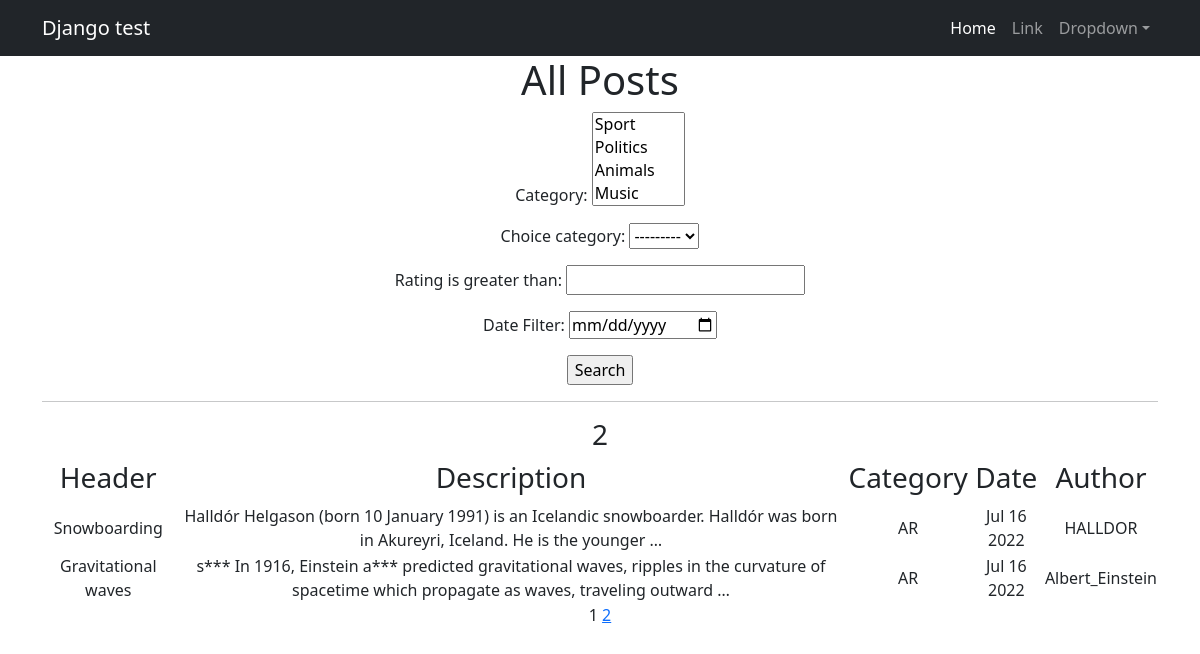
The page /posts/news/search on the database its author committed.
### newsportal/models.py (models this page shows, shortened)
class Post(models.Model):
    author = models.ForeignKey(Author, on_delete=models.CASCADE)
    choice_category = models.CharField(max_length=2, choices=CATEGORY_NAME)
    date_time_auto = models.DateTimeField(auto_now_add=True)
    category = models.ManyToManyField(Category, through='PostCategory')
    header_news = models.CharField(max_length=155)
    post_text = models.TextField()
    rating = models.IntegerField(default=0)

class Author(models.Model):
    user = models.OneToOneField(User, on_delete=models.CASCADE)
    rating = models.IntegerField(default=0)

### newsportal/views.py (the view)
# urls.py: path('news/search', PostSearch.as_view(), name='post_list'),
class PostSearch(ListView):
    model = Post
    ordering = '-rating'
    template_name = 'search_post.html'
    context_object_name = 'posts'
    paginate_by = 2
    def get_queryset(self):
        queryset = super().get_queryset()
        self.filterset = PostFilter(self.request.GET, queryset)
        return self.filterset.qs
    def get_context_data(self, **kwargs):
        context = super().get_context_data(**kwargs)
        context['filterset'] = self.filterset
        return context

### newsportal/models.py (called while the page is built)
    def __str__(self):
        return self.category_name

### newsportal/templatetags/poll_extras.py (called while the page is built)
@register.filter()
def censor(value):
    censored_value = ' '.join(f"{i[0]}***" if i in bad_words else i for i in value.split())
    return censored_value

### templates/search_post.html (shortened to what this page needs)
{% extends 'newsportal/default.html' %}
{% load poll_extras %}
{% block content %}
<h1>All Posts</h1>
   <form action="" method="get">
       {{ filterset.form.as_p }}
       <input type="submit" value="Search" />
   </form>
    <hr>
   <h3>{{ posts|length }}</h3>
    {% if posts %}
       <table>
           <tr>
               <td><h3>Header</h3></td>
               <td><h3>Description</h3></td>
               <td><h3>Category</h3></td>
               <td><h3>Date</h3></td>
               <td><h3>Author</h3></td>
           </tr>
           {% for post in posts %}
           <tr>
               <td>{{ post.header_news }}</td>
               <td>{{ post.post_text | truncatewords:20 | censor }}</td>
               <td>{{ post.choice_category }}</td>
               <td>{{ post.date_time_auto| date:'M d Y' }}</td>
               <td>{{ post.author.user.username }}</td>
           </tr>
           {% endfor %}
       </table>
   {% else %}
       <h2>No posts yet.</h2>
   {% endif %}
    {{ page_obj.number }}
   {% if page_obj.has_next %}
       <a href="?page={{ page_obj.next_page_number }}">{{ page_obj.next_page_number }}</a>
   {% endif %}
{% endblock content %}

### rows shown on the page
Post: header_news "Snowboarding", post_text|censor "Halldór Helgason (born 10 January 1991) is an Icelandic snowboarder. Halldór was born in Akureyri, Iceland. He is the younger …", choice_category "AR", date_time_auto "Jul 16 2022", author.user.username "HALLDOR"
Post: header_news "Gravitational waves", post_text|censor "s*** In 1916, Einstein a*** predicted gravitational waves, ripples in the curvature of spacetime which propagate as waves, traveling outward …", choice_category "AR", date_time_auto "Jul 16 2022", author.user.username "Albert_Einstein"

### other values the page prints
{{ posts|length }} "2"
{{ page_obj.number }} "1"
{{ page_obj.next_page_number }} "2"
